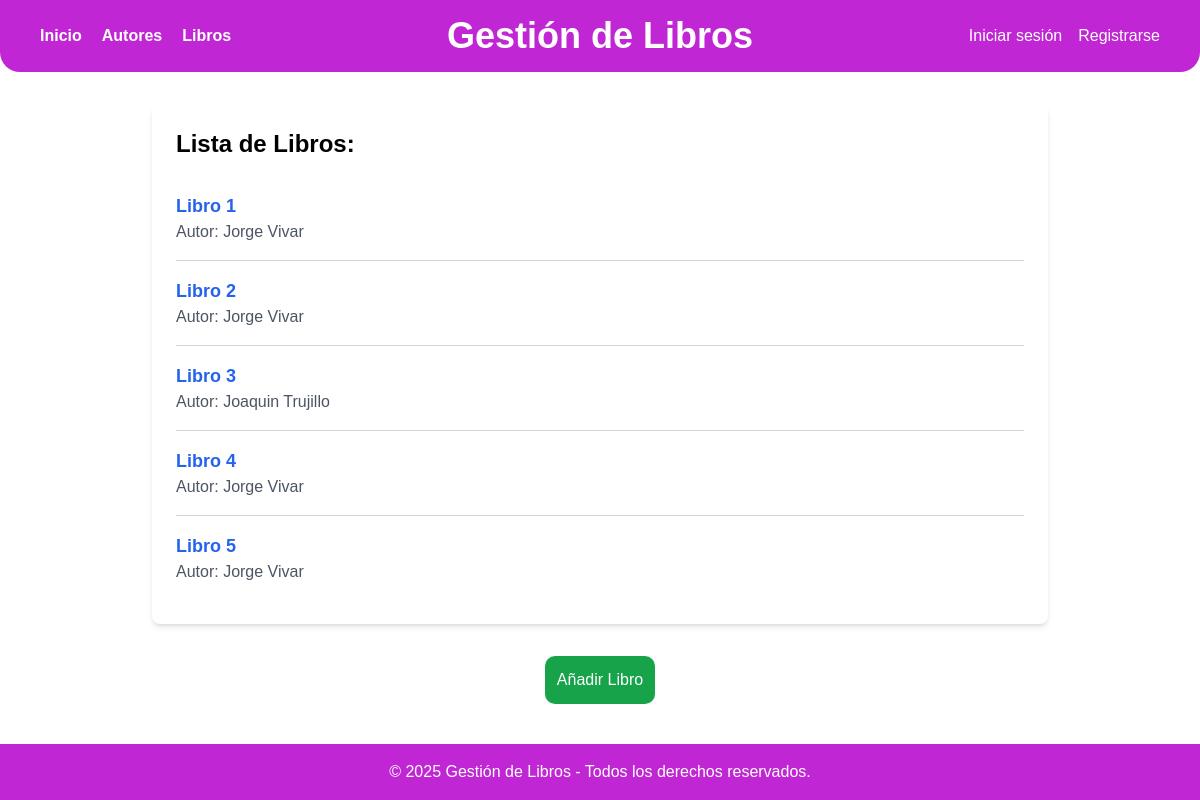
Before: /gestion/libros/ with the older database file.
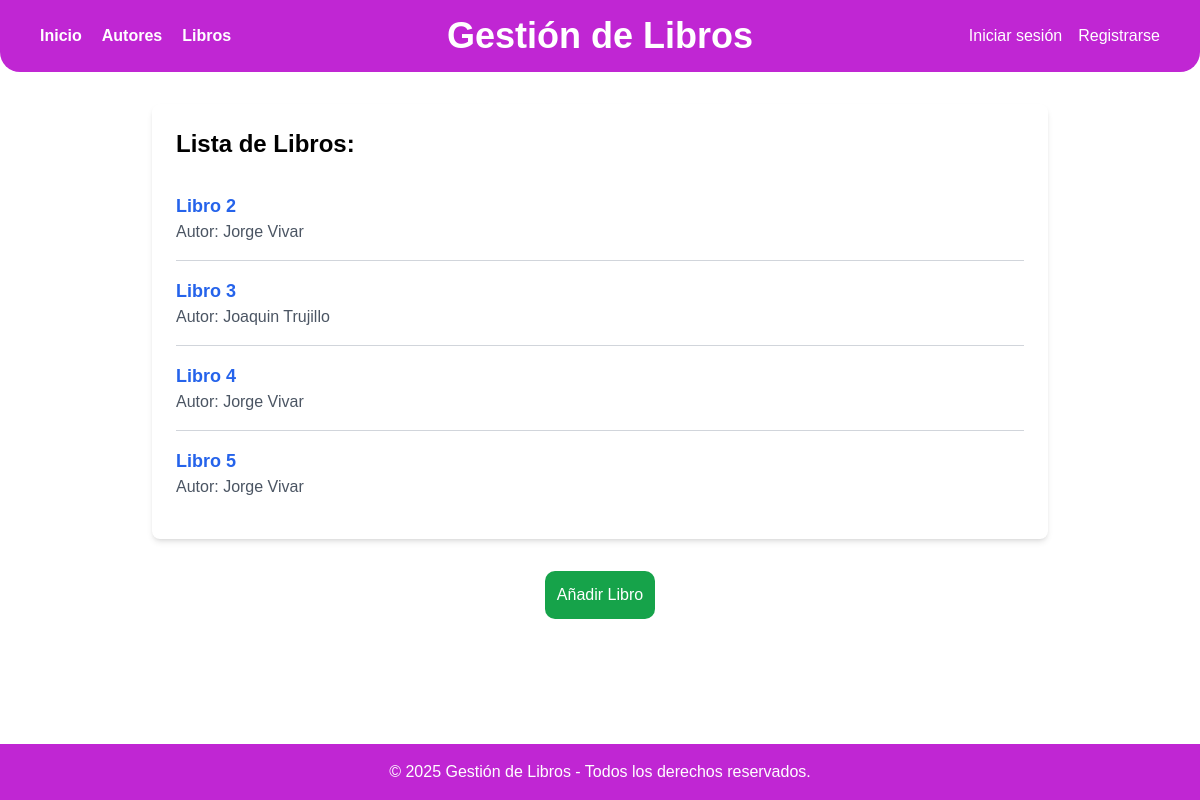
After: the same page with the newer database file.
### myapp/models.py (models this page shows, shortened)
class Libro(models.Model):
    titulo = models.CharField(max_length=100)
    fecha_publi = models.DateField()
    genero = models.CharField(max_length=100)
    isbn = models.CharField(max_length=13,unique=True)
    autor = models.ForeignKey(Autor, on_delete=models.CASCADE)

class Autor(models.Model):
    nombre= models.CharField(max_length=100)
    apellido= models.CharField(max_length=100)
    fecha_nacimiento= models.DateField()

### myapp/views.py (the view)
# urls.py: path('libros/', views.LibroListView.as_view(), name='lista_libros'),
class LibroListView(ListView):
    model = Libro
    template_name = 'lista_libros.html'

### templates/lista_libros.html (shortened to what this page needs)
{% extends 'layouts/base.html' %}
{% block content %}
<h2 class="text-2xl font-bold mb-4">Lista de Libros:</h2>
<ul class="divide-y za divide-gray-300">
    {% for libro in object_list %}
    <li class="py-4">
        <a href="{% url 'detalle_libro' libro.id %}" class="text-lg font-semibold text-blue-600 hover:underline capitalize">
            {{ libro.titulo }}
        </a>
        <p class="text-gray-600 capitalize">Autor: {{ libro.autor.nombre }} {{ libro.autor.apellido }}</p>
    </li>
    {% empty %}
    <p class="text-gray-600">No hay libros disponibles en este momento.</p>
    {% endfor %}
</ul>
{% endblock %}
{% block actions %}
<div class="max-w-4xl mx-auto mt-8 bg-white rounded-lg flex flex-col items-center">
    <a href="{% url 'add_book' %}" class="bg-green-600 p-3 text-white rounded-[10px] hover:bg-green-500">Añadir Libro</a>
</div>
{% endblock %}

Changed rows visible on the page:
removed Libro: titulo "Libro 1", autor.nombre "Jorge", autor.apellido "Vivar"
